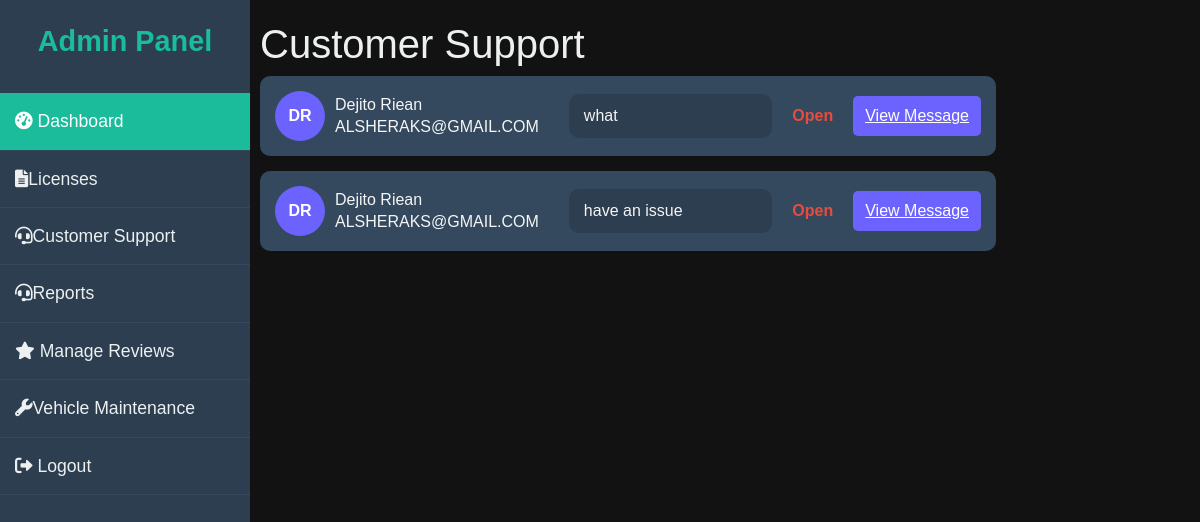
The app's page /admin_complaints.php with its own data.
### tables this page shows
CREATE TABLE `chat_complaints` (
  `id` int(11) NOT NULL,
  `user_id` int(11) NOT NULL,
  `user_type` enum('user','rider') NOT NULL,
  `message` text NOT NULL,
  `sender_type` enum('user','rider','admin') NOT NULL,
  `status` enum('open','resolved') DEFAULT 'open',
  `created_at` timestamp NOT NULL DEFAULT current_timestamp()
);

CREATE TABLE `riders` (
  `id` int(11) NOT NULL,
  `last_name` varchar(100) NOT NULL,
  `first_name` varchar(100) NOT NULL,
  `middle_name` varchar(100) DEFAULT NULL,
  `age` int(11) NOT NULL,
  `gender` enum('Male','Female','Other') NOT NULL,
  `contact_number` varchar(20) NOT NULL,
  `address` text NOT NULL,
  `vehicle_type` enum('Motorcycle','Taxi','Van','Jeep') NOT NULL,
  `email` varchar(255) NOT NULL,
  `password` varchar(255) NOT NULL,
  `created_at` timestamp NOT NULL DEFAULT current_timestamp(),
  `rate_type` enum('hour','day') NOT NULL DEFAULT 'hour',
  `rate_amount` decimal(10,2) NOT NULL DEFAULT 0.00,
  `profile_picture` varchar(255) DEFAULT 'https://www.babatpost.com/wp-content/uploads/2015/12/go-jek-2.png',
  `is_checked` tinyint(1) DEFAULT 0,
  `last_checked_at` datetime DEFAULT NULL,
  `next_check_at` datetime DEFAULT NULL
);

### admin_complaints.php (the view, shortened to what this page needs)
<?php
require_once 'db_connection.php';
include 'admin_bar.php';
$sql = "SELECT cc1.*
        FROM chat_complaints cc1
        INNER JOIN (
            SELECT user_id, sender_type, MAX(created_at) as latest
            FROM chat_complaints
            WHERE status = 'open'
            GROUP BY user_id, sender_type
        ) cc2 ON cc1.user_id = cc2.user_id
               AND cc1.sender_type = cc2.sender_type
               AND cc1.created_at = cc2.latest
        ORDER BY cc1.created_at DESC";
$stmt = $pdo->prepare($sql);
$stmt->execute();
$conversations = $stmt->fetchAll();
function getUserDetails($pdo, $user_id, $sender_type) {
    if ($sender_type == 'user') {
        $sql = "SELECT id, full_name as name, email, phone_number FROM users WHERE id = ?";
    } else {
        $sql = "SELECT id, CONCAT(first_name, ' ', last_name) as name, email, contact_number as phone_number FROM riders WHERE id = ?";
    }
    $stmt = $pdo->prepare($sql);
    $stmt->execute([$user_id]);
    return $stmt->fetch();
}
function getInitials($name) {
    $names = explode(' ', $name);
    $initials = '';
    foreach ($names as $n) {
        $initials .= strtoupper(substr($n, 0, 1));
        if (strlen($initials) >= 2) break;
    }
    return $initials;
}
?>
<!DOCTYPE html>
<html lang="en">
<head>
    <link href="https://cdn.jsdelivr.net/npm/bootstrap@5.1.3/dist/css/bootstrap.min.css" rel="stylesheet">
</head>
<body>
    <div class="admin-container">
        <h1>Customer Support</h1>
        <?php if (empty($conversations)): ?>
            <p class="alert alert-info">No open conversations found.</p>
        <?php else: ?>
            <div class="conversation-container">
                <?php foreach ($conversations as $conversation):
                    $user = getUserDetails($pdo, $conversation['user_id'], $conversation['sender_type']);
                    $initials = getInitials($user['name'] ?? '');
                    $status_class = 'status-' . $conversation['status'];
                ?>
                    <div class="conversation">
                        <div class="user-info">
                            <div class="user-avatar"><?= $initials ?></div>
                            <div class="user-details">
                                <div class="user-name"><?= htmlspecialchars($user['name'] ?? 'Unknown') ?></div>
                                <div class="user-email"><?= htmlspecialchars($user['email'] ?? '') ?></div>
                            </div>
                        </div>
                        <div class="message">
                            <?= htmlspecialchars(substr($conversation['message'], 0, 150)) ?><?= strlen($conversation['message']) > 150 ? '...' : '' ?>
                        </div>
                        <div class="status <?= $status_class ?>">
                            <?= ucfirst($conversation['status']) ?>
                        </div>
                        <a href="view_complaint.php?id=<?= $user['id'] ?>" class="view-btn">View Message</a>
                    </div>
                <?php endforeach; ?>
            </div>
        <?php endif; ?>
    </div>
</body>
</html>

### admin_bar.php (style rules this page uses)
body { background-color: #121212; color: #f5f5f5; font-family: 'Arial', sans-serif; display: flex; }

### admin_complaints.php (style rules this page uses)
body { background-color: #121212; color: #f5f5f5; font-family: 'Arial', sans-serif; margin-left: 240px; padding: 20px; display: flex; flex-direction: column; gap: 20px; }
h1 { color: #ecf0f1; }
.conversation-container { display: flex; flex-direction: column; gap: 15px; width: 100%; max-width: 100%; overflow-x: auto; }
.conversation { background-color: #34495e; padding: 15px; border-radius: 10px; display: flex; gap: 20px; align-items: center; justify-content: space-between; width: 100%; max-width: 100%; }
.user-info { display: flex; align-items: center; gap: 10px; }
.user-avatar { width: 50px; height: 50px; border-radius: 50%; background-color: #6C63FF; color: white; display: flex; align-items: center; justify-content: center; font-weight: bold; }
.user-details { line-height: 1.4; }
.user-name { font-weight: 500; }
.message { flex-grow: 1; background-color: #2c3e50; border-radius: 10px; padding: 10px 15px; color: #f5f5f5; margin-left: 10px; word-wrap: break-word; }
.status { font-weight: bold; }
.status-open { color: #e74c3c; }
.view-btn { background-color: #6C63FF; color: white; border: none; padding: 8px 12px; border-radius: 5px; cursor: pointer; }
@media (min-width: 1024px) { .conversation-container { width: 80%; max-width: 100%; } }
@media (min-width: 1024px) { .conversation { max-width: 100%; } }

### records on screen
chat_complaints: initials "DR", name "Dejito Riean", riders.email "ALSHERAKS@GMAIL.COM", message "what", status "Open"
chat_complaints: initials "DR", name "Dejito Riean", riders.email "ALSHERAKS@GMAIL.COM", message "have an issue", status "Open"
